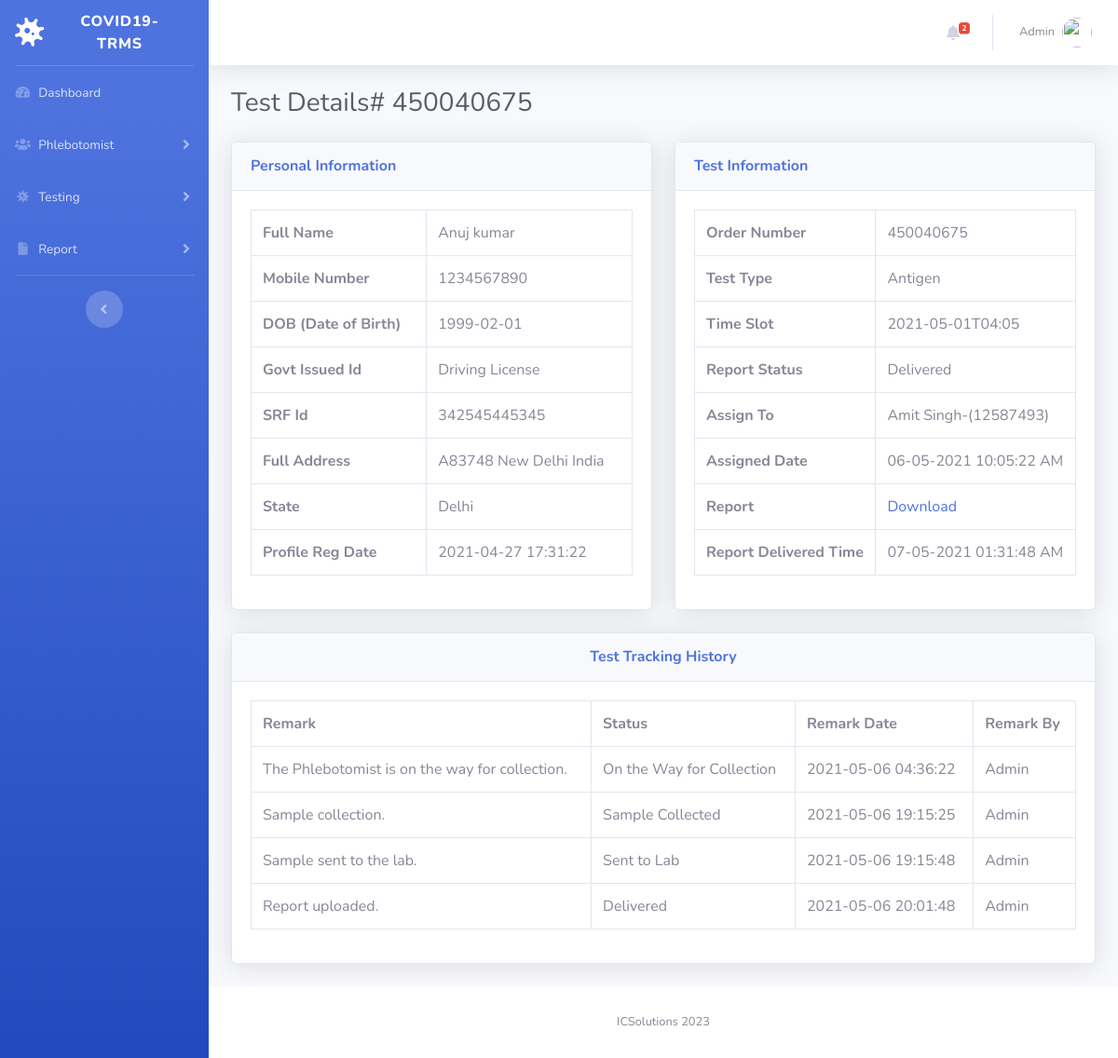
/covid-tms/patient-report-details.php?tid=1&&oid=450040675 (signed in), run on the app's committed database.
### tables this page shows
CREATE TABLE `tbltestrecord` (
  `id` int(11) NOT NULL,
  `OrderNumber` bigint(14) DEFAULT NULL,
  `PatientMobileNumber` bigint(14) DEFAULT NULL,
  `TestType` varchar(100) DEFAULT NULL,
  `TestTimeSlot` varchar(120) DEFAULT NULL,
  `ReportStatus` varchar(100) DEFAULT NULL,
  `FinalReport` varchar(150) DEFAULT NULL,
  `ReportUploadTime` varchar(200) DEFAULT NULL,
  `RegistrationDate` timestamp NULL DEFAULT current_timestamp(),
  `AssignedtoEmpId` varchar(150) DEFAULT NULL,
  `AssigntoName` varchar(180) DEFAULT NULL,
  `AssignedTime` varchar(100) DEFAULT NULL
);

CREATE TABLE `tblpatients` (
  `id` int(11) NOT NULL,
  `FullName` varchar(120) DEFAULT NULL,
  `MobileNumber` bigint(12) DEFAULT NULL,
  `DateOfBirth` date DEFAULT NULL,
  `GovtIssuedId` varchar(150) DEFAULT NULL,
  `SRFId` varchar(150) DEFAULT NULL,
  `FullAddress` varchar(255) DEFAULT NULL,
  `State` varchar(200) DEFAULT NULL,
  `RegistrationDate` timestamp NOT NULL DEFAULT current_timestamp()
);

CREATE TABLE `tblreporttracking` (
  `id` int(11) NOT NULL,
  `OrderNumber` bigint(40) DEFAULT NULL,
  `Remark` varchar(255) DEFAULT NULL,
  `Status` varchar(120) DEFAULT NULL,
  `PostingTime` timestamp NULL DEFAULT current_timestamp(),
  `RemarkBy` int(5) DEFAULT NULL
);

### covid-tms/patient-report-details.php (the view, shortened to what this page needs)
<?php session_start();
include_once('includes/config.php');
?>
<!DOCTYPE html>
<html lang="en">
<head>
    <link href="vendor/fontawesome-free/css/all.min.css" rel="stylesheet" type="text/css">
    <link href="css/sb-admin-2.min.css" rel="stylesheet">
</head>
<body id="page-top">
    <div id="wrapper">
        <?php include_once('includes/sidebar.php'); ?>
        <div id="content-wrapper" class="d-flex flex-column">
            <div id="content">
                <?php include_once('includes/topbar.php'); ?>
                <div class="container-fluid">
                    <h1 class="h3 mb-4 text-gray-800">Test Details# <?php echo intval($_GET['oid']); ?></h1>
                    <div class="row">
                        <?php
                        $testid = intval($_GET['tid']);
                        $query = mysqli_query($con, "select * from tbltestrecord
join tblpatients on tblpatients.MobileNumber=tbltestrecord.PatientMobileNumber
where  tbltestrecord.id='$testid'");
                        while ($row = mysqli_fetch_array($query)) {
                        ?>
                            <div class="col-lg-6">
                                <div class="card shadow mb-4">
                                    <div class="card-header py-3">
                                        <h6 class="m-0 font-weight-bold text-primary">Personal Information</h6>
                                    </div>
                                    <div class="card-body">
                                        <table class="table table-bordered" width="100%" cellspacing="0">
                                            <tr>
                                                <th>Full Name</th>
                                                <td><?php echo $row['FullName']; ?></td>
                                            </tr>
                                            <tr>
                                                <th>Mobile Number</th>
                                                <td><?php echo $row['MobileNumber']; ?></td>
                                            </tr>
                                            <tr>
                                                <th>DOB (Date of Birth)</th>
                                                <td><?php echo $row['DateOfBirth']; ?></td>
                                            </tr>
                                            <tr>
                                                <th>Govt Issued Id</th>
                                                <td><?php echo $row['GovtIssuedId']; ?></td>
                                            </tr>
                                            <tr>
                                                <th>SRF Id</th>
                                                <td><?php echo $row['SRFId']; ?></td>
                                            </tr>
                                            <tr>
                                                <th>Full Address</th>
                                                <td><?php echo $row['FullAddress']; ?></td>
                                            </tr>
                                            <tr>
                                                <th>State</th>
                                                <td><?php echo $row['State']; ?></td>
                                            </tr>
                                            <tr>
                                                <th>Profile Reg Date</th>
                                                <td><?php echo $row['RegistrationDate']; ?></td>
                                            </tr>
                                        </table>
                                    </div>
                                </div>
                            </div>
                            <div class="col-lg-6">
                                <div class="card shadow mb-4">
                                    <div class="card-header py-3">
                                        <h6 class="m-0 font-weight-bold text-primary">Test Information</h6>
                                    </div>
                                    <div class="card-body">
                                        <table class="table table-bordered" width="100%" cellspacing="0">
                                            <tr>
                                                <th>Order Number</th>
                                                <td><?php echo $row['OrderNumber']; ?></td>
                                            </tr>
                                            <tr>
                                                <th>Test Type</th>
                                                <td><?php echo $row['TestType']; ?></td>
                                            </tr>
                                            <tr>
                                                <th>Time Slot</th>
                                                <td><?php echo $row['TestTimeSlot']; ?></td>
                                            </tr>
                                            <tr>
                                                <th>Report Status</th>
                                                <td><?php if ($row['ReportStatus'] == '') :
                                                        echo "Not Processed yet";
                                                    else :
                                                        echo $row['ReportStatus'];
                                                    endif;
                                                    ?></td>
                                            </tr>
                                            <?php if ($row['AssignedtoEmpId'] != '') : ?>
                                                <tr>
                                                    <th>Assign To</th>
                                                    <td><?php echo $row['AssigntoName']; ?>-(<?php echo $row['AssignedtoEmpId']; ?>)</td>
                                                </tr>
                                                <tr>
                                                    <th>Assigned Date</th>
                                                    <td><?php echo $row['AssignedTime']; ?></td>
                                                </tr>
                                            <?php endif; ?>
                                            <?php if ($row['FinalReport'] != '') : ?>
                                                <tr>
                                                    <th>Report</th>
                                                    <td><a href="reportfiles/<?php echo $row['FinalReport']; ?>" target="_blank">Download</a></td>
                                                </tr>
                                                <tr>
                                                    <th>Report Delivered Time</th>
                                                    <td><?php echo $row['ReportUploadTime']; ?></td>
                                                </tr>
                                            <?php endif; ?>
                                        </table>
                                    </div>
                                </div>
                            </div>
                    </div>
                <?php } ?>
                <?php
                $orderid = intval($_GET['oid']);
                $ret = mysqli_query($con, "select * from tblreporttracking
join tbladmin on tbladmin.ID=tblreporttracking.RemarkBy
where tblreporttracking.OrderNumber='$orderid'");
                $num = mysqli_num_rows($ret);
                ?>
                <div class="row">
                    <div class="col-lg-12">
                        <div class="card shadow mb-4">
                            <div class="card-header py-3">
                                <h6 class="m-0 font-weight-bold text-primary" align="center">Test Tracking History</h6>
                            </div>
                            <div class="card-body">
                                <?php if ($num > 0) {
                                ?>
                                    <table class="table table-bordered" width="100%" cellspacing="0">
                                        <tr>
                                            <th>Remark</th>
                                            <th>Status</th>
                                            <th>Remark Date</th>
                                            <th>Remark By</th>
                                            <?php while ($result = mysqli_fetch_array($ret)) { ?>
                                        </tr>
                                        <tr>
                                            <td><?php echo $result['Remark']; ?></td>
                                            <td><?php echo $result['Status']; ?></td>
                                            <td><?php echo $result['PostingTime']; ?></td>
                                            <td><?php echo $result['AdminName']; ?></td>
                                        </tr>
                                    <?php }
                                    ?>
                                    </table>
                                <?php
                                } else { ?>
                                    <h4 align="center" style="color:red"> No Tracking history found </h4>
                                <?php } ?>
                            </div>
                        </div>
                    </div>
                </div>
                </div>
            </div>
            <?php include_once('includes/footer.php'); ?>
        </div>
    </div>
</body>
</html>

### covid-tms/includes/topbar.php (shortened to what this page needs)
      <nav class="navbar navbar-expand navbar-light bg-white topbar mb-4 static-top shadow">
            <?php if($_SESSION['aid']):?>
                    <ul class="navbar-nav ml-auto">
<?php $query=mysqli_query($con,"select * from tbltestrecord where ReportStatus is null");
$count=mysqli_num_rows($query);
?>
                        <li class="nav-item dropdown no-arrow mx-1">
                            <a class="nav-link dropdown-toggle" href="#" id="alertsDropdown" role="button"
                                data-toggle="dropdown" aria-haspopup="true" aria-expanded="false">
                                <i class="fas fa-bell fa-fw"></i>
                                <span class="badge badge-danger badge-counter"><?php echo $count;?></span>
                            </a>
                        </li>
                        <li class="nav-item dropdown no-arrow">
                            <a class="nav-link dropdown-toggle" href="#" id="userDropdown" role="button"
                                data-toggle="dropdown" aria-haspopup="true" aria-expanded="false">
                <?php
$adid=$_SESSION['aid'];
$ret1=mysqli_query($con,"select AdminName from tbladmin where ID='$adid'");
while($row1=mysqli_fetch_array($ret1)){
?>
                                <span class="mr-2 d-none d-lg-inline text-gray-600 small"><?php  echo $row1['AdminName'];?></span>
                           <?php } ?>
                                <img class="img-profile rounded-circle"
                                    src="img/undraw_profile.svg">
                            </a>
                        </li>
                    </ul>
                <?php endif;?>
                </nav>

### data on the page
tbltestrecord: tblpatients.FullName "Anuj kumar", tblpatients.MobileNumber "1234567890", tblpatients.DateOfBirth "1999-02-01", tblpatients.GovtIssuedId "Driving License", tblpatients.SRFId "342545445345", tblpatients.FullAddress "A83748 New Delhi India", tblpatients.State "Delhi", tblpatients.RegistrationDate "2021-04-27 17:31:22", OrderNumber "450040675", TestType "Antigen", TestTimeSlot "2021-05-01T04:05", ReportStatus "Delivered", AssigntoName "Amit Singh", AssignedtoEmpId "12587493", AssignedTime "06-05-2021 10:05:22 AM", ReportUploadTime "07-05-2021 01:31:48 AM"
tblreporttracking: Remark "The Phlebotomist is on the way for collection.", Status "On the Way for Collection", PostingTime "2021-05-06 04:36:22", tbladmin.AdminName "Admin"
tblreporttracking: Remark "Sample collection.", Status "Sample Collected", PostingTime "2021-05-06 19:15:25", tbladmin.AdminName "Admin"
tblreporttracking: Remark "Sample sent to the lab.", Status "Sent to Lab", PostingTime "2021-05-06 19:15:48", tbladmin.AdminName "Admin"
tblreporttracking: Remark "Report uploaded.", Status "Delivered", PostingTime "2021-05-06 20:01:48", tbladmin.AdminName "Admin"

### other printed values
$count "2"
$row1['AdminName'] "Admin"
$_GET['oid'] "450040675"
